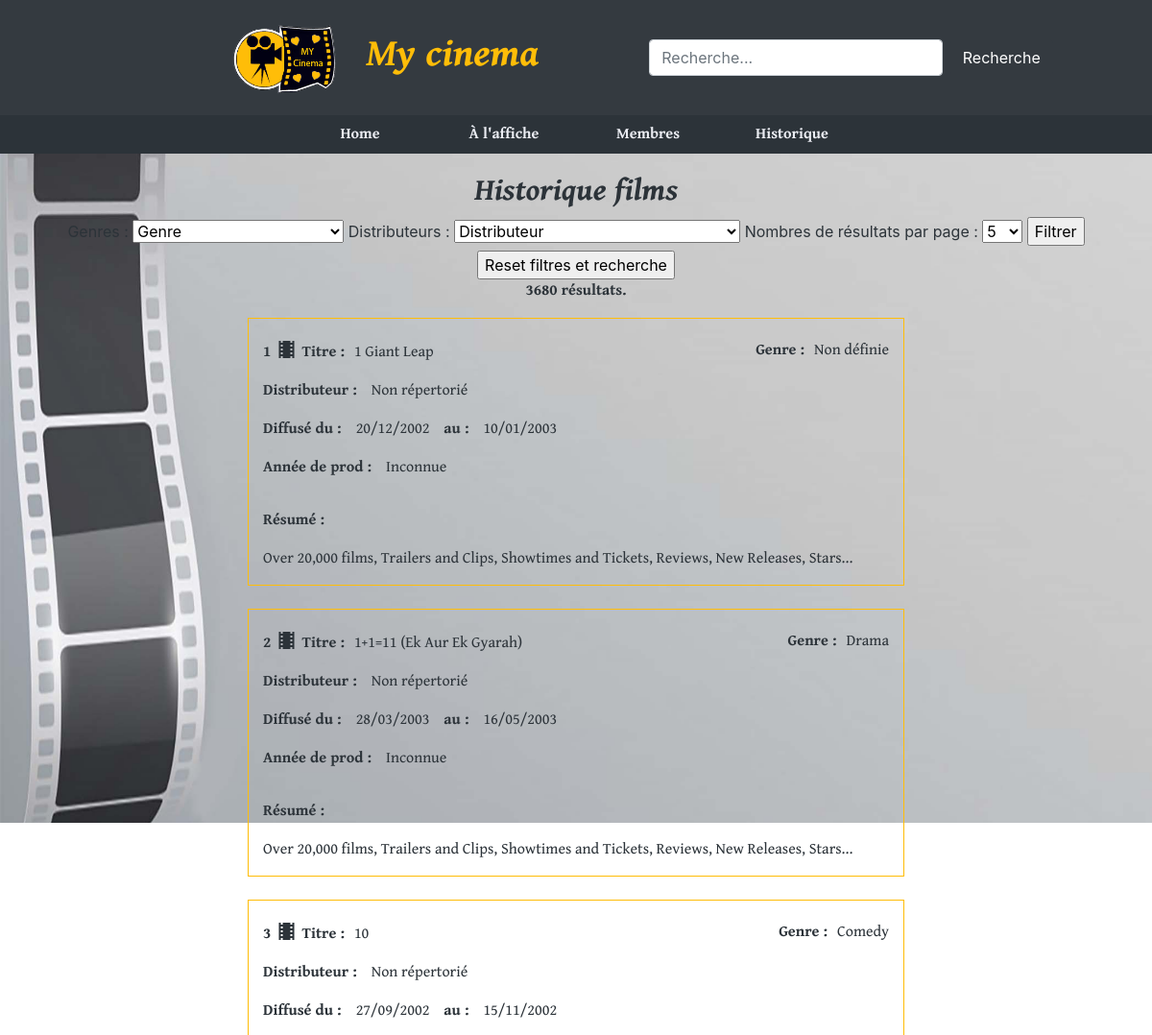
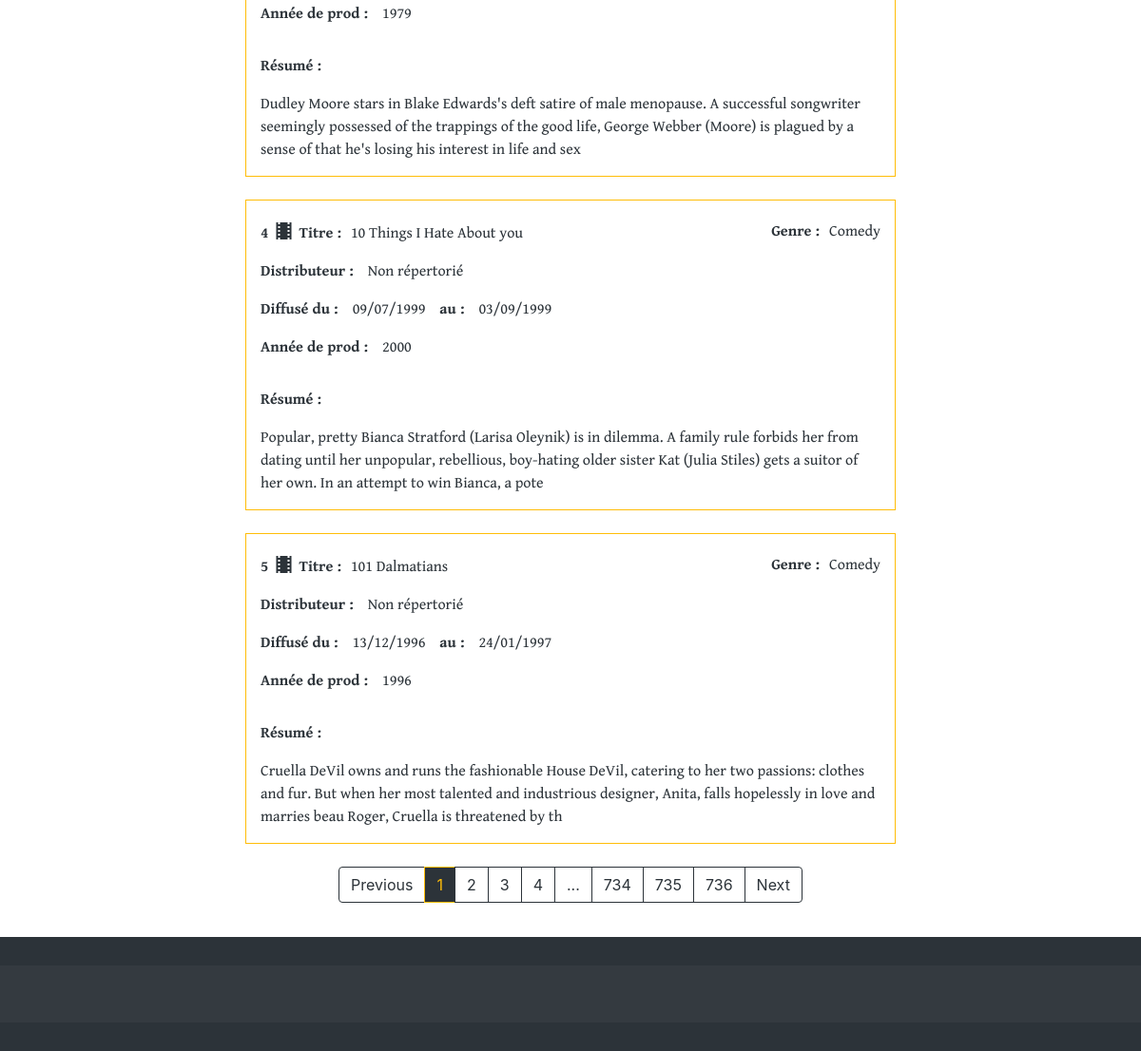
Screenshot of /historique_film.php with the database file from the repository (2 pictures, top to bottom).
### tables this page shows
CREATE TABLE `film` (
  `id_film` int(11) NOT NULL,
  `id_genre` tinyint(4) DEFAULT NULL,
  `id_distrib` int(11) DEFAULT NULL,
  `titre` varchar(255) NOT NULL,
  `resum` varchar(255) NOT NULL,
  `date_debut_affiche` date NOT NULL,
  `date_fin_affiche` date NOT NULL,
  `duree_min` int(11) NOT NULL,
  `annee_prod` int(11) DEFAULT NULL
);

CREATE TABLE `genre` (
  `id_genre` tinyint(4) NOT NULL,
  `nom` varchar(255) NOT NULL
);

### includes/functions_query.php (called while the page is built, shortened)
<?php
function create_query_historique($bdd)
{
    $query = ' SELECT film.titre, film.resum, film.date_debut_affiche,
    film.date_fin_affiche, film.annee_prod, film.id_film,
    genre.nom, distrib.nom FROM film
    LEFT JOIN distrib ON film.id_distrib = distrib.id_distrib
    LEFT JOIN genre ON film.id_genre = genre.id_genre';
    $query .= ' ORDER BY film.titre;';
    return $bdd->query($query);
}

### includes/functions.php (called while the page is built, shortened)
<?php
if (isset($_GET['limit_page']))
{
    $limit = $_GET['limit_page'];
}
else
{
    $limit = 5;
}
function create_link($limit)
{
    if (isset($_GET['page']))
    {
        $link = "&limit_page=" . $limit . "";
    }
    else
    {
        $link = "?limit_page=" . $limit . "";
    }
    return $link;
}

### historique_film.php (the view, shortened to what this page needs)
<?php
include 'includes/menu.php';
?>
<div class="div_body">
    <div class="container">
        <h2 class="row justify-content-center titre_2">Historique films</h2>
        <div class="row justify-content-center">
            <div class="filters row">
                <form action="" method="get">
                    <label for="genre">Genres :</label>
                    <select name="genre">
                        <?php
                        echo "<option value=\"\">Genre</option>";
                        ?>
                    </select>
                    <label for="distrib">Distributeurs :</label>
                    <select name="distrib">
                        <?php
                        echo "<option value=\"\">Distributeur</option>";
                        ?>
                    </select>
                    <label for="limit_page">Nombres de résultats par page :</label>
                    <select name="limit_page">
                        <option value="5">5</option>
                    </select>
                    <input type="submit" value="Filtrer">
                </div>
                <form class="input_reset" action="" method="get">
                    <input type="submit" value ="Reset filtres et recherche">
                </form>
            <div class="all_donnees">
                <?php
                    include 'includes/donnees_work_historique.php';
                ?>
            </div>
        </div>
        <nav aria-label="Pagination">
        <ul class="pagination justify-content-center">
            <?php
                include 'includes/pagination.php';
            ?>
        </ul>
        </nav>
    </div>
</div>
<?php
include 'includes/footer.php';
?>

### includes/menu.php (shortened to what this page needs)
<!DOCTYPE html>
<html lang="fr">
<head>
    <?php
    include 'includes/functions_query.php'
    ?>
    <link href="bootstrap/css/bootstrap-reboot.min.css" rel="stylesheet">
    <link href="bootstrap/css/bootstrap.min.css" rel="stylesheet">
    <link rel="stylesheet" type="text/css" media="screen" href="style.css" />
    <link rel="stylesheet" href="https://cdnjs.cloudflare.com/ajax/libs/font-awesome/4.7.0/css/font-awesome.min.css">
</head>
<body>
<div class="banner_titre">
    <?php
    include 'includes/functions.php';
    ?>
    <nav class="navbar navbar-dark bg-dark row justify-content-center nav_menu">
        <img class="logo offset-2" src="images/logo.png" alt="Logo"/>
        <h1 class="titre">My cinema</h1>
        <div class="col-5 offset-1">
            <div class= "search_bar">
            <?php
            $page_actual =
                substr(
                    $_SERVER['REQUEST_URI'],
                    strrpos($_SERVER['REQUEST_URI'], "/") + 1,
                    strlen($_SERVER['REQUEST_URI'])
                );
            $page_actual = substr($page_actual, 0, strrpos($page_actual, "?"));
            if ($page_actual == "info_membre.php" ||
            $page_actual == "historique_membre.php" || $page_actual == "abonnement_membre.php")
            {
                $action = "membres.php";
            }
            else
            {
                $action = "";
            }
            echo "<form class=\"form-inline form_search\" action=\"".$action."\" method=\"get\">";
            ?>
                <input class="form-control mr-sm-2 recherche"
                type="search" name="search" placeholder="Recherche..." aria-label="Search">
                <button class="btn btn-dark my-2 my-sm-0" type="submit">Recherche</button>
            </form>
            </div>
        </div>
    </nav>
    <div class="container-fluid">
        <nav class="row justify-content-center">
            <ul class="nav">
                <li class="nav-item nav-li">
                    <a class="nav-link links" href="index.php">Home</a>
                </li>
                <li class="nav-item nav-li">
                    <a class="nav-link links" href="a_l_affiche.php">À l'affiche</a>
                </li>
                <li class="nav-item nav-li">
                    <a class="nav-link links" href="membres.php">Membres</a>
                </li>
                <li class="nav-item nav-li">
                    <a class="nav-link links" href="historique_film.php">Historique</a>
                </li>
            </ul>
        </nav>
    </div>
</div>

### includes/donnees_work_historique.php (shortened to what this page needs)
<?php
$i = 0;
$result = create_query_historique($bdd);
echo "<div class=\"row justify-content-center\"><p class=\"bold\">" . $result->rowcount() . " résultats.</p></div>";
if ($result != null)
{
    $new_limit = $_GET['page']*$limit;
    while (($donnees = $result->fetch()) && $i < $new_limit)
    {
        $i++;
        if ($i > $new_limit-$limit)
        {
            if ($donnees['annee_prod'] == 0)
            {
                $donnees['annee_prod'] = "Inconnue";
            }
            if ($donnees[6] === null)
            {
                $donnees[6] = "Non définie";
            }
            if ($donnees['nom'] === null)
            {
                $donnees['nom'] = "Non répertorié";
            }
            if ($page_actual != "ajout_historique_membre.php")
            {
                echo "<div class=\"affichage\"><div class=\"row align_left\"><p class=\"bold\">".$i."
                <i class=\"material-icons\">&#xe54d;</i> Titre : </p>
                <p class=\"align_p\"> " . $donnees['titre'] . " </p></div>
                <div class=\"row align_right\"><p class=\"bold align_p\">  Genre : </p>
                <p class=\"align_p\">" . ucfirst($donnees[6]) . "</p></div>
                <div class=\"row align_left\"><p class=\"bold\">  Distributeur : </p>
                <p class=\"align_left\">" . ucfirst($donnees['nom']) . "</p></div>
                <div class=\"row align_left\"><p class=\"bold\">  Diffusé du : </p>
                <p class=\"align_left\">" . date("d/m/Y", strtotime($donnees['date_debut_affiche'])) . "</p>
                <p class=\"bold align_left\">  au : </p>
                <p class=\"align_left\">" . date("d/m/Y", strtotime($donnees['date_fin_affiche'])) . "</p></div>
                <div class=\"row align_left\"><p class=\"bold\"> Année de prod : </p>
                <p class=\"align_left\">" . $donnees['annee_prod'] . "</p></div>
                <div class=\"resum\"><p class=\"bold\">Résumé : </p>" . $donnees['resum'] . "</div>
                </div><br />";
            }
        }
    }
}
else
{
    echo "<div class=\"no_result\">Aucun résultat trouvé...</div>";
    $pages = 1;
}

### includes/pagination.php (shortened to what this page needs)
<?php
include 'includes/functions_pagination.php';
if ($result != null)
{
    $pages = pagination($result, $limit);
    if ($pages > 1)
    {
        if ($_GET['page'] < 2)
        {
            $previous = $_GET['page'];
        }
        else
        {
            $previous = $_GET['page']-1;
        }
        $action = create_link($limit);
        $min_p = affiche_min_pagination($_GET['page']);
        $max_p = affiche_max_pagination($_GET['page'], $pages);
        echo "<li class=\"page-item\">
        <a class=\"page-link\" href=\"?page=" . $previous, $action . "\">Previous
        </a></li>";
        for ($j=$min_p; $j <= $max_p; $j++)
        {
            if ($j == $_GET['page'])
            {
                echo "<li class=\"page-item\">
                <a class=\"page-link page-actual\" href=\"?page=" . $j, $action . "\">" . $j . "
                </a></li>";
            }
            else
            {
                echo "<li class=\"page-item\">
                <a class=\"page-link\" href=\"?page=" . $j, $action . "\">" . $j . "
                </a></li>";
            }
        }
        if ($_GET['page'] > $pages-1)
        {
            $next = $_GET['page'];
        }
        else
        {
            $next = $_GET['page']+1;
        }
        $end = pagi_end($max_p, $pages);
        if ($end !== null)
        {
            for ($k=$end; $k <= $pages; $k++)
            {
                echo "<li class=\"page-item\">
                <a class=\"page-link\" href=\"?page=" . $k, $action . "\">" . $k . "
                </a></li>";
            }
        }
        echo "<li class=\"page-item\">
        <a class=\"page-link\" href=\"?page=" . $next, $action . "\">Next
        </a></li>";
    }
}

### includes/functions_pagination.php (shortened to what this page needs)
<?php
function pagination($result, $limit)
{
    $pages = $result->rowcount()/$limit;
    return $pages;
}
function affiche_max_pagination($page_actuel, $max_pages)
{
    if ($page_actuel < $max_pages - 2)
    {
        return $page_actuel + 3;
    }
    elseif ($page_actuel == $max_pages - 2)
    {
        return $page_actuel + 2;
    }
    elseif ($page_actuel == $max_pages - 1)
    {
        return $page_actuel + 1;
    }
    else
    {
        return $page_actuel;
    }
}
function pagi_end($max_p, $total_pages)
{
    if ($max_p < $total_pages)
    {
        if ($max_p < $total_pages - 3)
        {
            echo "<li class=\"page-item\"><p class=\"page-link\">...</p></li>";
        }
        if ($total_pages == 5)
        {
            $tmp = $total_pages;
        }
        elseif ($total_pages == 4)
        {
            $tmp = $total_pages-1;
        }
        else
        {
            $tmp = $total_pages-2;
        }
        return $tmp;
    }
    return null;
}

### includes/footer.php
</body>
<footer>
    <div class="footer1"></div>
    <div class="footer2"></div>
    <div class="footer1"></div>
</footer>

### style.css (style rules this page uses)
.banner_titre { background-color: #2C3339; background-size: 100%; text-align: center; width: 100%; }
.nav_menu { padding: 0; margin: 0; width: 100%; }
.logo { height: 120px }
.banner_titre h1 { font-family: 'GenBkBasBI.ttf'; color: #ffbd08; }
.titre { margin-left: 2%; }
.links { font-family: 'GenBkBasB.ttf'; color: #EBEDF3; width: 150px; }
.titre_2 { font-family: 'GenBkBasBI.ttf'; color: #2C3339; }
.recherche { min-width: 65%; }
.div_body { padding-top: 20px; padding-bottom: 20px; background-image: url('images/fond_center3.jpg'); background-attachment: fixed; background-repeat: no-repeat; background-size: 100%; color: #2C3339; width: 100%; min-height: 700px; }
.all_donnees { width: 60%; }
.affichage { font-family: 'GenBkBasR.ttf'; border: 1px solid #ffbd08; padding-top: 15px; }
.resum { padding: 15px; }
.bold { font-family: 'GenBkBasB.ttf'; }
.align_p { margin-left: 10px; margin-top: 8px; }
.align_left { margin-left: 15px; }
.align_right { float: right; position: relative; right: 30px; bottom: 50px; max-width: 200px; }
.material-icons { position: relative; top: 5px; }
.pagination { margin-bottom: 0; }
.page-link { color: #2C3339; background-color: transparent; border: 1px solid #2C3339; }
.page-actual { color: #ffbd08; background-color: #2C3339; border-color: #ffbd08; }
.footer1 { min-height: 30px; background-color: #2c3339; }
.footer2 { min-height: 60px; background-color: #343a40; }

### rows the page displays
film: titre "1 Giant Leap", donnees "Non définie", nom "Non répertorié", date_debut_affiche "20/12/2002", date_fin_affiche "10/01/2003", annee_prod "Inconnue", resum "Over 20,000 films, Trailers and Clips, Showtimes and Tickets, Reviews, New Releases, Stars..."
film: titre "1+1=11 (Ek Aur Ek Gyarah)", id_genre.nom "Drama", nom "Non répertorié", date_debut_affiche "28/03/2003", date_fin_affiche "16/05/2003", annee_prod "Inconnue", resum "Over 20,000 films, Trailers and Clips, Showtimes and Tickets, Reviews, New Releases, Stars..."
film: titre "10", id_genre.nom "Comedy", nom "Non répertorié", date_debut_affiche "27/09/2002", date_fin_affiche "15/11/2002", annee_prod "1979", resum "Dudley Moore stars in Blake Edwards's deft satire of male menopause. A successful songwriter seemingly possessed of the trappings of the good life, George Webber (Moore) is plagued by a sense of that he's losing his interest in life and sex"
film: titre "10 Things I Hate About you", id_genre.nom "Comedy", nom "Non répertorié", date_debut_affiche "09/07/1999", date_fin_affiche "03/09/1999", annee_prod "2000", resum "Popular, pretty Bianca Stratford (Larisa Oleynik) is in dilemma. A family rule forbids her from dating until her unpopular, rebellious, boy-hating older sister Kat (Julia Stiles) gets a suitor of her own. In an attempt to win Bianca, a pote"
film: titre "101 Dalmatians", id_genre.nom "Comedy", nom "Non répertorié", date_debut_affiche "13/12/1996", date_fin_affiche "24/01/1997", annee_prod "1996", resum "Cruella DeVil owns and runs the fashionable House DeVil, catering to her two passions: clothes and fur. But when her most talented and industrious designer, Anita, falls hopelessly in love and marries beau Roger, Cruella is threatened by th"

### other values shown
$result->rowcount() "3680"
